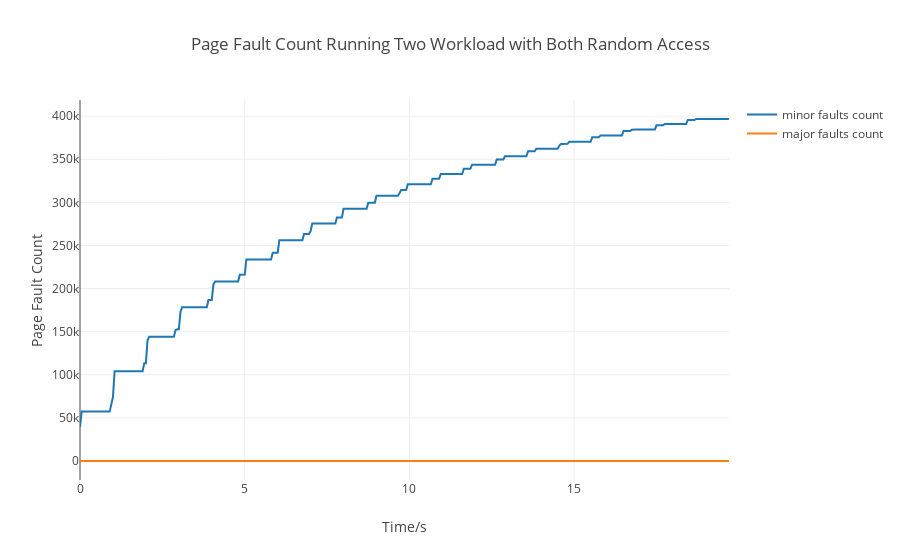

The notebook cell saved with this chart:
### Code cell
import plotly.offline as py
import plotly.graph_objs as go

major_faults = []
minor_faults = []
sum_maj = 0
sum_min = 0

with open("./profile1.data") as f :
    jiffies = []
    for line in f.readlines() :
        try :
            s = [int(x) for x in line.strip().split(" ")]
        except :
            break
        if s[0] == 0 :
            break
        sum_maj += s[2]
        sum_min += s[1]
        jiffies.append(s[0])
        major_faults.append(sum_maj)
        minor_faults.append(sum_min)
    print("Completion time", jiffies[-1] - jiffies[0])

traces = []

trace = go.Scatter(
    x = [x*0.05 for x in range(len(minor_faults))],
    y = [y for y in minor_faults],
    mode = 'lines',
    name = "minor faults count"
)
traces.append(trace)

trace = go.Scatter(
    x = [x*0.05 for x in range(len(major_faults))],
    y = [y for y in major_faults],
    mode = 'lines',
    name = "major faults count"
)
traces.append(trace)

py.init_notebook_mode(connected=True)
py.iplot({
    "data": traces,
    "layout": dict(title = 'Page Fault Count Running Two Workload with Both Random Access',
              xaxis = dict(title = 'Time/s'),
              yaxis = dict(title = 'Page Fault Count'),
              )
})

### Figure 1 — Plotly figure (JSON) as saved in the notebook; plotly's stock layout.template omitted (floating-point values rounded to 4 significant figures; data arrays with more than 128 entries replaced by an {"elided": "..."} marker saying what was removed)
{"data": [{"mode": "lines", "name": "minor faults count", "type": "scatter", "uid": "8ff48de2-5fcc-11e9-94b5-80e65015b2fe", "x": {"elided": "395 float values"}, "y": {"elided": "395 int values"}}, {"mode": "lines", "name": "major faults count", "type": "scatter", "uid": "8ff48fa2-5fcc-11e9-a846-80e65015b2fe", "x": {"elided": "395 float values"}, "y": {"elided": "395 int values"}}], "layout": {"title": "Page Fault Count Running Two Workload with Both Random Access", "xaxis": {"title": "Time/s"}, "yaxis": {"title": "Page Fault Count"}}}
